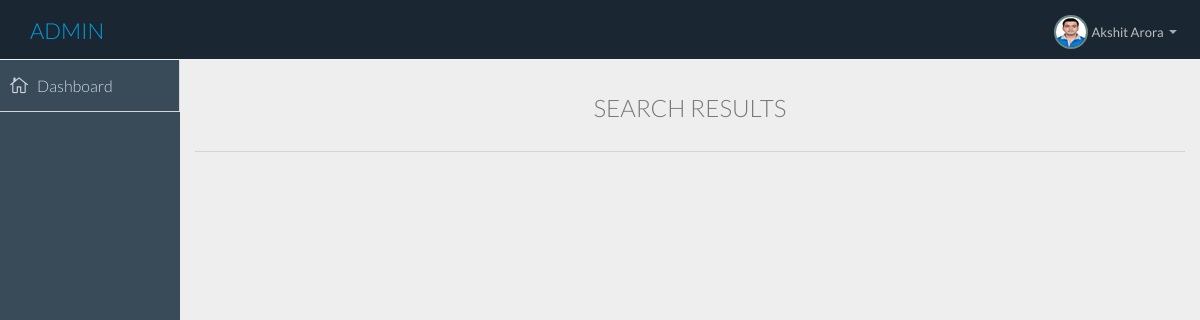
The app's page /admin/search_student.php?regno=1000000004 (signed in), older data.
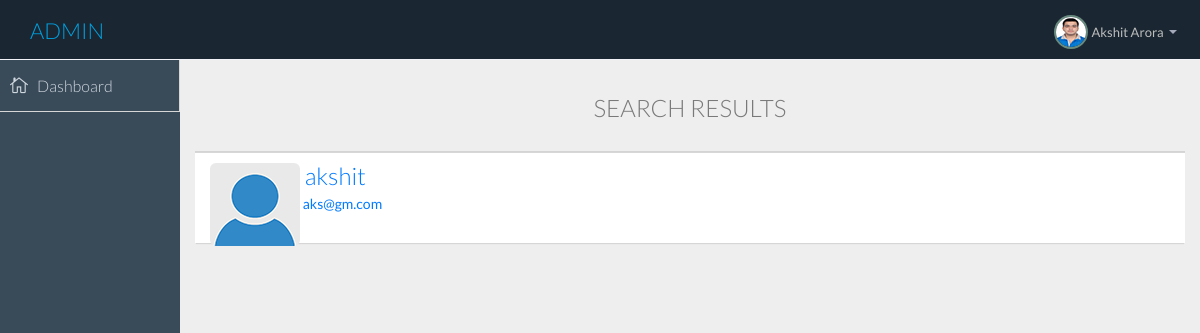
The same page, newer data.
### tables this page shows
CREATE TABLE IF NOT EXISTS `student` (
  `sid` int(11) NOT NULL,
  `timestamp` timestamp NOT NULL DEFAULT CURRENT_TIMESTAMP,
  `regno` int(11) NOT NULL,
  `sname` varchar(100) NOT NULL,
  `full_part` varchar(5) NOT NULL,
  `status` varchar(300) NOT NULL,
  `sdob` date NOT NULL,
  `semail` varchar(100) NOT NULL,
  `sbranch` varchar(4) DEFAULT NULL,
  `sdoa` date NOT NULL,
  `sdurb` date NOT NULL,
  `sthesis` varchar(500) NOT NULL,
  `sphone` varchar(200) NOT NULL,
  `chair` varchar(500) NOT NULL,
  `supervisor1` varchar(500) NOT NULL,
  `supervisor2` varchar(500) NOT NULL,
  `cognate1` varchar(500) NOT NULL,
  `cognate2` varchar(500) NOT NULL,
  `outside` varchar(500) NOT NULL,
  `def` int(11) NOT NULL DEFAULT '1'
);

### admin/search_student.php (the view, shortened to what this page needs)
<?php session_start();error_reporting(0);
if($_SESSION["loggedin"]=="yes" && $_SESSION["role"]=="admin"){
    require 'header.php';
    require 'connection.php';
?>
  <body>
  <section id="container" class="">
      <header class="header dark-bg">
            <div class="toggle-nav">
            </div>
            <a href="index.php" class="logo"><span class="lite">Admin</span></a>
           <div class="top-nav notification-row">
                <ul class="nav pull-right top-menu">
                    <li class="dropdown">
                        <a data-toggle="dropdown" class="dropdown-toggle" href="#">
                            <span class="profile-ava">
                                <img alt="" src="img/now/<?php
    $path = "img/now/".$_SESSION["id"]."1_small.jpg";
 if(file_exists($path)) {
   echo $_SESSION["id"];} else {
        echo "avatar";
    }?>1_small.jpg">
                            </span>
                            <span class="username"><?php echo $_SESSION["name"]; ?></span>
                            <b class="caret"></b>
                        </a>
                    </li>
                </ul>
            </div>
      </header>
      <aside>
          <div id="sidebar"  class="nav-collapse ">
              <ul class="sidebar-menu">
                  <li>
                      <a class="" href="index.php">
                          <i class="icon_house_alt"></i>
                          <span>Dashboard</span>
                      </a>
                  </li>
              </ul>
          </div>
      </aside>
      <section id="main-content">
          <section class="wrapper">
			  <div class="row">
				<div class="col-lg-12">
					<center><h3>SEARCH RESULTS</h3></center><br>
                  </div>
              </div>
              <div class="row">
<?php
    if((!isset($_GET["regno"]) && !isset($_GET["sname"]) && !isset($_GET["full_part"]) &&  !isset($_GET["status"]) && !isset($_GET["sthesis"]) && !isset($_GET["semail"]) && !isset($_GET["sphone"]) && !isset($_GET["sdob"])) || ( empty($_GET["regno"]) && empty($_GET["sname"]) && empty($_GET["full_part"]) &&  empty($_GET["status"]) && empty($_GET["sthesis"]) && empty($_GET["semail"]) && empty($_GET["sphone"]) && empty($_GET["sdob"]) ) ) {
        echo "<h4>&nbsp;&nbsp;&nbsp;&nbsp;No parameters to search</h4>";
} else {
        echo "<div class='col-sm-12 bootcards-list' id='list' data-title='students'>";
        $sql="SELECT * from student WHERE def=1";
        if(!empty($_GET["regno"]) && isset($_GET["regno"])) {
            $sql .= " AND regno=".$_GET["regno"];
        }
    if ($result=mysqli_query($conn,$sql))
    {
        echo "<div class='panel panel-default'>";
        echo "<div class='list-group'>";
  while ($row=mysqli_fetch_assoc($result))
    {
      echo "<a class='list-group-item' href='cinfo.php?regno="; echo $row["regno"]; echo "'>";
      echo "<img src='img/now/avatar1.png' class='img-rounded pull-left'/>
        <h3 class='list-group-item-heading'>&nbsp;";echo $row["sname"]; echo "</h3>";
      echo "<p class='list-group-item-text'>&nbsp;"; echo $row["semail"]; echo "</p><br>";
      echo "</a>";
    }
        echo "</div>";
        echo "</div>";
  mysqli_free_result($result); echo "</div>";
    }
    }
?>
              </div>
          </section>
      </section>
      </section>
  </body>
</html>
<?php
}
?>

### admin/header.php (shortened to what this page needs)
<!DOCTYPE html>
<html lang="en">
  <head>
    <link href="//cdnjs.cloudflare.com/ajax/libs/bootcards/1.1.1/css/bootcards-desktop.min.css" rel="stylesheet">
    <link href="css/bootstrap.min.css" rel="stylesheet">
    <link href="css/bootstrap-theme.css" rel="stylesheet">
    <link href="css/elegant-icons-style.css" rel="stylesheet" />
    <link href="css/font-awesome.min.css" rel="stylesheet" />
    <link href="css/style.css" rel="stylesheet">
    <link href="css/style-responsive.css" rel="stylesheet" />
  </head>

Row changes from the older to the newer data that the page shows:
added student: sname "akshit", semail "aks@gm.com"
